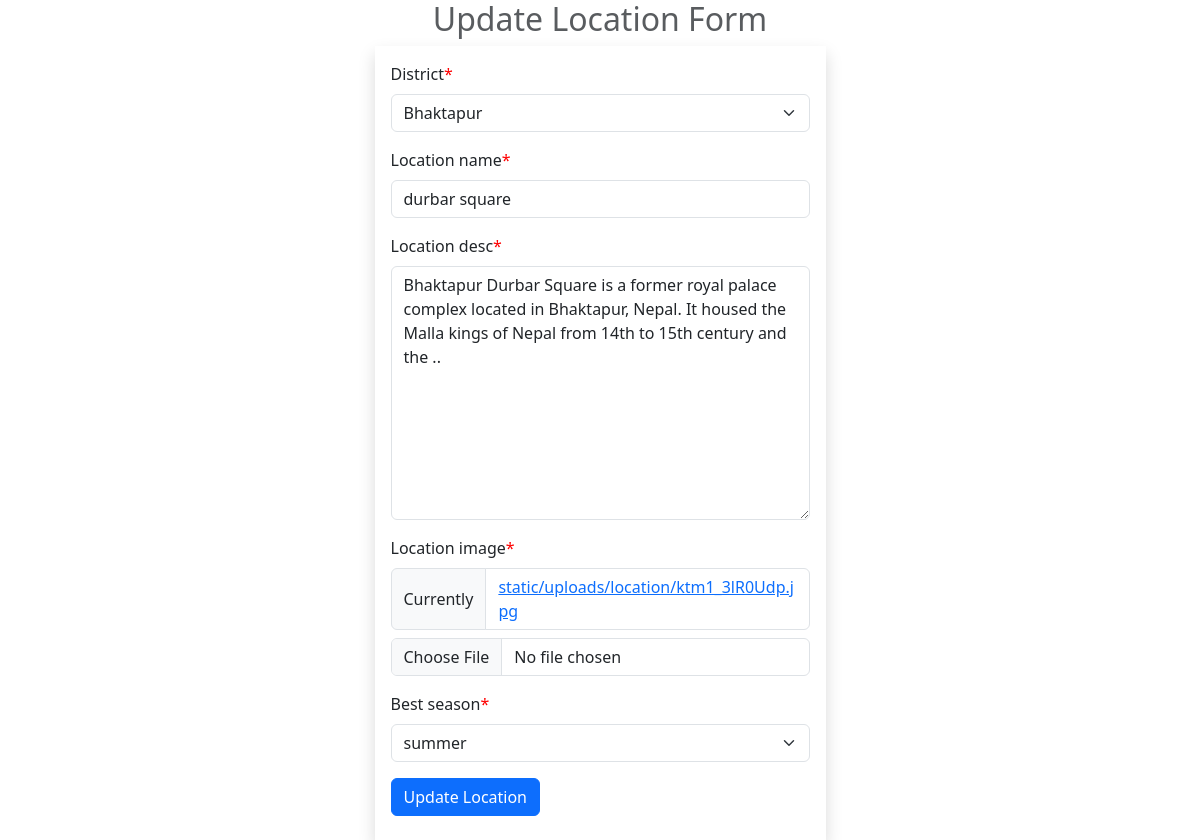
/updatelocation/Bhaktapur/2, run on the app's committed database.
### location_data/models.py (models this page shows, shortened)
class Location(models.Model):
    district=models.ForeignKey(District, on_delete=models.CASCADE)
    location_name=models.CharField(max_length=100)
    location_desc=models.TextField()
    location_image = models.FileField(upload_to='static/uploads/location',null=True)
    best_season = models.CharField(max_length=10, default='any', choices=(('any', 'any'), ('spring', 'spring'), ('summer', 'summer'), ('autumn', 'autumn'), ('winter', 'winter')))

### location_data/views.py (the view, shortened to what this page needs)
# urls.py: path('updatelocation/<str:district_name>/<int:location_id>',updatelocation),
def updatelocation(request,district_name,location_id):
    locationInstance=Location.objects.get(id=location_id)
    context={
        'forms':LocationForm(instance=locationInstance)
    }
    return render(request,'location_data/update_location.html',context)

### location_data/forms.py
class LocationForm(ModelForm):
    class Meta:
        model=Location
        fields='__all__'

### location_data/models.py (called while the page is built)
    def __str__(self):
        return self.district_name

### location_data/templates/location_data/update_location.html (shortened to what this page needs)
{% extends 'layout.html' %}
{% load crispy_forms_tags %}
{% block main-content %}
<div class="container">
    <div class="row d-flex justify-content-center">
        <div class="col-md-5">
            <h2 class="text-center text-muted">Update Location Form</h2>
            <form action="" class="shadow p-3" method="post" enctype="multipart/form-data">
                {{ forms | crispy }}
                <div class="my-2">
                    <input type="submit" value="Update Location" class="btn btn-primary">
                </div>
            </form>
        </div>
    </div>
</div>
{%endblock%}

### location_data/templates/location_data/update_location.html (style rules this page uses)
.asteriskField { color: red; }

### data on the page
Location: district "Bhaktapur", location_name "durbar square", location_desc "Bhaktapur Durbar Square is a former royal palace complex located in Bhaktapur, Nepal. It housed the Malla kings of Nepal from 14th to 15th century and the ..", best_season "summer"
